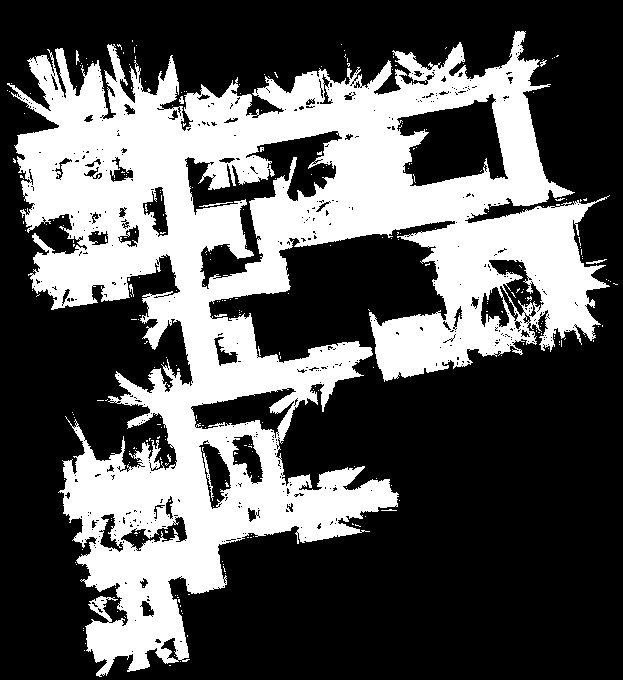
#> input picture occupancy_map.png, 623 x 680 px
$ jupyter execute 'A*Search_OccupancyGridMap.ipynb'
#> lines starting #> are read from the running program, lines starting #| are printed output that depends on the picture; after the words box and inside, x2 and y2 are one past the last pixel; in counts of white or black regions, pixels touching at a corner belong together
[cell 1]
import math
import matplotlib.pyplot as plt
import numpy as np
from skimage import io
import heapq

def recover_path(start, goal, predecessors):
    """
    Backtracks from the goal to the start using the predecessors dictionary to reconstruct the path.

    Args:
        start (tuple): Starting coordinates (row, col).
        goal (tuple): Goal coordinates (row, col).
        predecessors (dict): Dictionary mapping each node to its predecessor.

    Returns:
        list: The reconstructed path from start to goal.
    """
    path = [goal]
    current = goal
    while current != start:
        current = predecessors[current]
        path.append(current)
    return list(reversed(path))

def a_star_search(nodes, start, goal, get_neighbors, cost_function, heuristic):
    """
    Implements the A* search algorithm to find the shortest path between start and goal.

    Args:
        nodes (list): List of valid grid positions.
        start (tuple): Starting position (row, col).
        goal (tuple): Goal position (row, col).
        get_neighbors (function): Function returning valid neighbors of a node.
        cost_function (function): Function computing the cost between two nodes.
        heuristic (function): Heuristic function estimating cost from a node to the goal.

    Returns:
        list: The shortest path from start to goal.
    """
    cost_to_node = {v: float('inf') for v in nodes}  # Tracks actual cost from start to each node
    cost_to_node[start] = 0

    predecessors = {v: None for v in nodes}  # Keeps track of the optimal predecessor for each node

    estimated_total_cost = {v: float('inf') for v in nodes}  # Estimated total cost (g + h)
    estimated_total_cost[start] = heuristic(start, goal)

    priority_queue = [(estimated_total_cost[start], start)]  # Min-heap priority queue

    while priority_queue:
        _, current = heapq.heappop(priority_queue)

        if current == goal:
            return recover_path(start, goal, predecessors)

        for neighbor in get_neighbors(current):
            new_cost = cost_to_node[current] + cost_function(current, neighbor)
            if new_cost < cost_to_node[neighbor]:
                cost_to_node[neighbor] = new_cost
                predecessors[neighbor] = current
                estimated_total_cost[neighbor] = new_cost + heuristic(neighbor, goal)
                heapq.heappush(priority_queue, (estimated_total_cost[neighbor], neighbor))

def get_neighbors(cell, grid):
    """
    Retrieves valid neighbors for a given cell in the occupancy grid.

    Args:
        cell (tuple): The current grid position (row, col).
        grid (numpy array): Binary occupancy grid (1 = free, 0 = obstacle).

    Returns:
        list: List of valid neighboring positions.
    """
    r, c = cell
    moves = [(-1, 0), (1, 0), (0, -1), (0, 1)]  # Up, Down, Left, Right
    neighbors = []

    for dr, dc in moves:
        neighbor = (r + dr, c + dc)
        if 0 <= neighbor[0] < grid.shape[0] and 0 <= neighbor[1] < grid.shape[1] and grid[neighbor] == 1:
            neighbors.append(neighbor)

    return neighbors

def euclidean_distance(cell1, cell2):
    """
    Computes the Euclidean distance between two grid cells.

    Args:
        cell1 (tuple): First grid position (row, col).
        cell2 (tuple): Second grid position (row, col).

    Returns:
        float: The Euclidean distance between the two points.
    """
    r1, c1 = cell1
    r2, c2 = cell2
    return math.sqrt((r1 - r2) ** 2 + (c1 - c2) ** 2)

def main():
    """
    Main function that:
    - Loads an occupancy grid from an image
    - Converts it to a binary map
    - Defines start and goal positions
    - Runs the A* algorithm to find the shortest path
    - Plots the result
    """
    # Load the occupancy map from an image file
    img = io.imread('occupancy_map.png')
#> img: shape (680, 623); 34.9% white; 292 white regions (284 under 20 px), largest, box (x1, y1, x2, y2) and area: (7, 31, 610, 677) 146713, (199, 202, 233, 207) 48, (586, 259, 607, 264) 43

    # Convert the grayscale image to a binary grid (thresholding at 128)
    grid = (img > 128).astype(int)

    # Display the binary occupancy grid
    plt.imshow(grid, cmap='Greys')
    plt.title('Binary Occupancy Grid')
    plt.show()

    # Define start and goal locations
    start = (635, 140)
    goal = (350, 400)

    # Run the A* algorithm
    path = a_star_search(
        nodes=list(zip(*np.where(grid))),  # Extract valid positions
        start=start,
        goal=goal,
        get_neighbors=lambda v: get_neighbors(v, grid),
        cost_function=euclidean_distance,
        heuristic=euclidean_distance
    )
#> in a_star_search, `cost_to_node = {v: float('inf') for v in nodes}`: cost_to_node = 147689 items
#> in a_star_search, `priority_queue = [(estimated_total_cost[start], start)]`: priority_queue = [(385.8, (635, 140))]
#> the loop in a_star_search, `while priority_queue:` made 90747 passes

    # Plot the result
    fig, ax = plt.subplots()
    ax.imshow(grid, cmap='Greys')
    ax.plot([p[1] for p in path], [p[0] for p in path], color='red')
    plt.title('Path Planning using A*')
    plt.show()
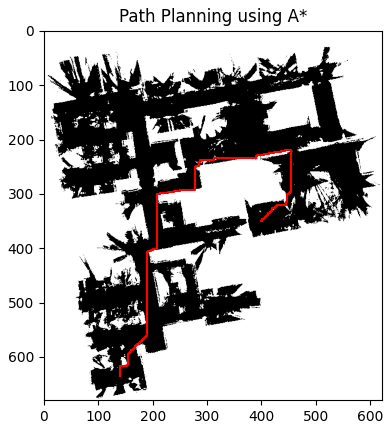
#> figure drawn by matplotlib, 1 panel

    # Compute and display the total path length
    path_length = sum(euclidean_distance(path[i], path[i+1]) for i in range(len(path)-1))
    print(f"Path length: {path_length}")
#| Path length: 915.0

if __name__ == '__main__':
    try:
        main()
    except Exception as e:
        print(f"Error: {e}")
